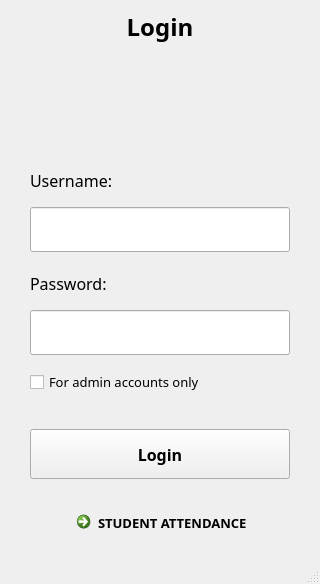
<?xml version="1.0" encoding="UTF-8"?>
<ui version="4.0">
 <class>MainWindow</class>
 <widget class="QMainWindow" name="MainWindow">
  <property name="geometry">
   <rect>
    <x>0</x>
    <y>0</y>
    <width>320</width>
    <height>500</height>
   </rect>
  </property>
  <property name="windowTitle">
   <string>Login</string>
  </property>
  <widget class="QWidget" name="centralwidget">
   <layout class="QVBoxLayout" name="verticalLayout">
    <property name="spacing">
     <number>15</number>
    </property>
    <property name="leftMargin">
     <number>30</number>
    </property>
    <property name="topMargin">
     <number>10</number>
    </property>
    <property name="rightMargin">
     <number>30</number>
    </property>
    <property name="bottomMargin">
     <number>20</number>
    </property>
    <item>
     <widget class="QLabel" name="labelTitle">
      <property name="font">
       <font>
        <family>Lexend</family>
        <pointsize>18</pointsize>
        <weight>75</weight>
        <bold>true</bold>
       </font>
      </property>
      <property name="alignment">
       <set>Qt::AlignCenter</set>
      </property>
      <property name="text">
       <string>Login</string>
      </property>
     </widget>
    </item>
    <item>
     <widget class="QLabel" name="label_2">
      <property name="minimumSize">
       <size>
        <width>0</width>
        <height>80</height>
       </size>
      </property>
      <property name="maximumSize">
       <size>
        <width>16777215</width>
        <height>80</height>
       </size>
      </property>
      <property name="text">
       <string/>
      </property>
      <property name="pixmap">
       <pixmap>hinhanh/logo.png</pixmap>
      </property>
      <property name="scaledContents">
       <bool>true</bool>
      </property>
     </widget>
    </item>
    <item>
     <spacer name="verticalSpacer">
      <property name="orientation">
       <enum>Qt::Vertical</enum>
      </property>
      <property name="sizeType">
       <enum>QSizePolicy::Fixed</enum>
      </property>
      <property name="sizeHint" stdset="0">
       <size>
        <width>20</width>
        <height>15</height>
       </size>
      </property>
     </spacer>
    </item>
    <item>
     <widget class="QLabel" name="label">
      <property name="font">
       <font>
        <family>Lexend</family>
        <pointsize>12</pointsize>
       </font>
      </property>
      <property name="text">
       <string>Username:</string>
      </property>
     </widget>
    </item>
    <item>
     <widget class="QLineEdit" name="lineEditTaiKhoan">
      <property name="minimumSize">
       <size>
        <width>0</width>
        <height>45</height>
       </size>
      </property>
      <property name="font">
       <font>
        <family>Roboto</family>
        <pointsize>12</pointsize>
        <weight>50</weight>
        <bold>false</bold>
       </font>
      </property>
      <property name="maxLength">
       <number>12</number>
      </property>
     </widget>
    </item>
    <item>
     <spacer name="verticalSpacer_2">
      <property name="orientation">
       <enum>Qt::Vertical</enum>
      </property>
      <property name="sizeType">
       <enum>QSizePolicy::Fixed</enum>
      </property>
      <property name="sizeHint" stdset="0">
       <size>
        <width>20</width>
        <height>5</height>
       </size>
      </property>
     </spacer>
    </item>
    <item>
     <widget class="QLabel" name="label_3">
      <property name="font">
       <font>
        <family>Lexend</family>
        <pointsize>12</pointsize>
       </font>
      </property>
      <property name="text">
       <string>Password:</string>
      </property>
     </widget>
    </item>
    <item>
     <widget class="QLineEdit" name="lineEditMatKhau">
      <property name="minimumSize">
       <size>
        <width>0</width>
        <height>45</height>
       </size>
      </property>
      <property name="font">
       <font>
        <family>Roboto</family>
        <pointsize>12</pointsize>
        <weight>50</weight>
        <bold>false</bold>
       </font>
      </property>
      <property name="maxLength">
       <number>12</number>
      </property>
      <property name="echoMode">
       <enum>QLineEdit::Password</enum>
      </property>
     </widget>
    </item>
    <item>
     <widget class="QCheckBox" name="checkBoxShowPassword">
      <property name="font">
       <font>
        <family>Lexend</family>
        <pointsize>10</pointsize>
       </font>
      </property>
      <property name="text">
       <string>For admin accounts only</string>
      </property>
     </widget>
    </item>
    <item>
     <spacer name="verticalSpacer_3">
      <property name="orientation">
       <enum>Qt::Vertical</enum>
      </property>
      <property name="sizeType">
       <enum>QSizePolicy::Fixed</enum>
      </property>
      <property name="sizeHint" stdset="0">
       <size>
        <width>20</width>
        <height>20</height>
       </size>
      </property>
     </spacer>
    </item>
    <item>
     <widget class="QPushButton" name="pushButtonDangNhap">
      <property name="minimumSize">
       <size>
        <width>0</width>
        <height>50</height>
       </size>
      </property>
      <property name="font">
       <font>
        <family>Lexend</family>
        <pointsize>12</pointsize>
        <weight>75</weight>
        <bold>true</bold>
       </font>
      </property>
      <property name="text">
       <string>Login</string>
      </property>
     </widget>
    </item>
    <item>
     <spacer name="verticalSpacer_4">
      <property name="orientation">
       <enum>Qt::Vertical</enum>
      </property>
      <property name="sizeType">
       <enum>QSizePolicy::Fixed</enum>
      </property>
      <property name="sizeHint" stdset="0">
       <size>
        <width>20</width>
        <height>10</height>
       </size>
      </property>
     </spacer>
    </item>
    <item>
     <layout class="QHBoxLayout" name="horizontalLayout">
      <item>
       <spacer name="horizontalSpacer">
        <property name="orientation">
         <enum>Qt::Horizontal</enum>
        </property>
        <property name="sizeHint" stdset="0">
         <size>
          <width>40</width>
          <height>20</height>
         </size>
        </property>
       </spacer>
      </item>
      <item>
       <widget class="QCommandLinkButton" name="commandLinkButtonSignUp">
        <property name="font">
         <font>
          <family>Lexend</family>
          <pointsize>10</pointsize>
         </font>
        </property>
        <property name="text">
         <string>STUDENT ATTENDANCE</string>
        </property>
       </widget>
      </item>
      <item>
       <spacer name="horizontalSpacer_2">
        <property name="orientation">
         <enum>Qt::Horizontal</enum>
        </property>
        <property name="sizeHint" stdset="0">
         <size>
          <width>40</width>
          <height>20</height>
         </size>
        </property>
       </spacer>
      </item>
     </layout>
    </item>
   </layout>
  </widget>
  <widget class="QStatusBar" name="statusbar"/>
 </widget>
 <resources/>
 <connections/>
</ui>
